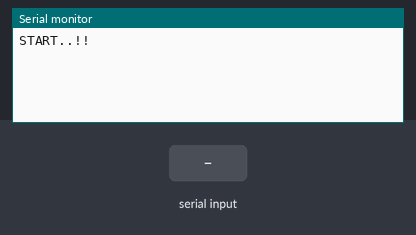
Recording of a sketch running on a simulated Arduino Uno, built with avr-gcc and run on an emulated ATmega328P. Parts: the last lines printed to the serial monitor. Inputs (shaded band) come from the test bench.

Above: at 1.2 s.
1.3 s: "1" received over Serial
At 2.4 s:
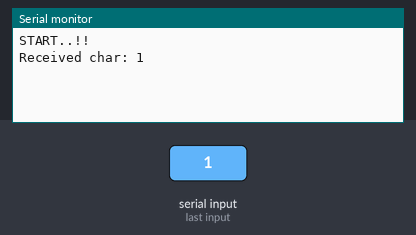
2.8 s: "0" received over Serial
At 3.6 s:
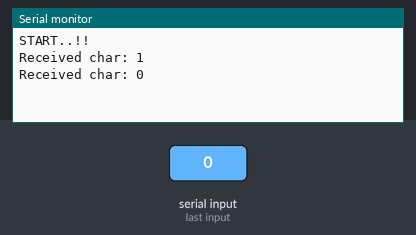
4.3 s: "2" received over Serial
At 4.7 s:
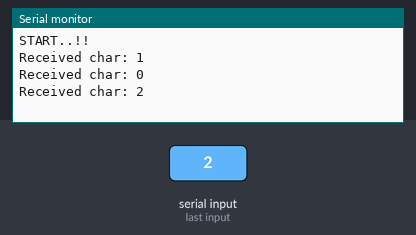

Measured:
- after the input at 1.3 s, the serial monitor: prints a new line at once (image 1)
- after the input at 2.8 s, the serial monitor: prints a new line at once (image 2)
- after the input at 4.3 s, the serial monitor: prints a new line at once (image 3)

The sketch:

serial_test.ino
```cpp
void setup() {
  Serial.begin(115200);
  Serial.println("START..!!");
}

void loop() {
  char x = ' ';
  while (!Serial.available()) {}
  while (Serial.available())
  {
    x = Serial.read();
  }
  Serial.print("Received char: ");
  Serial.println(x);
}
```
